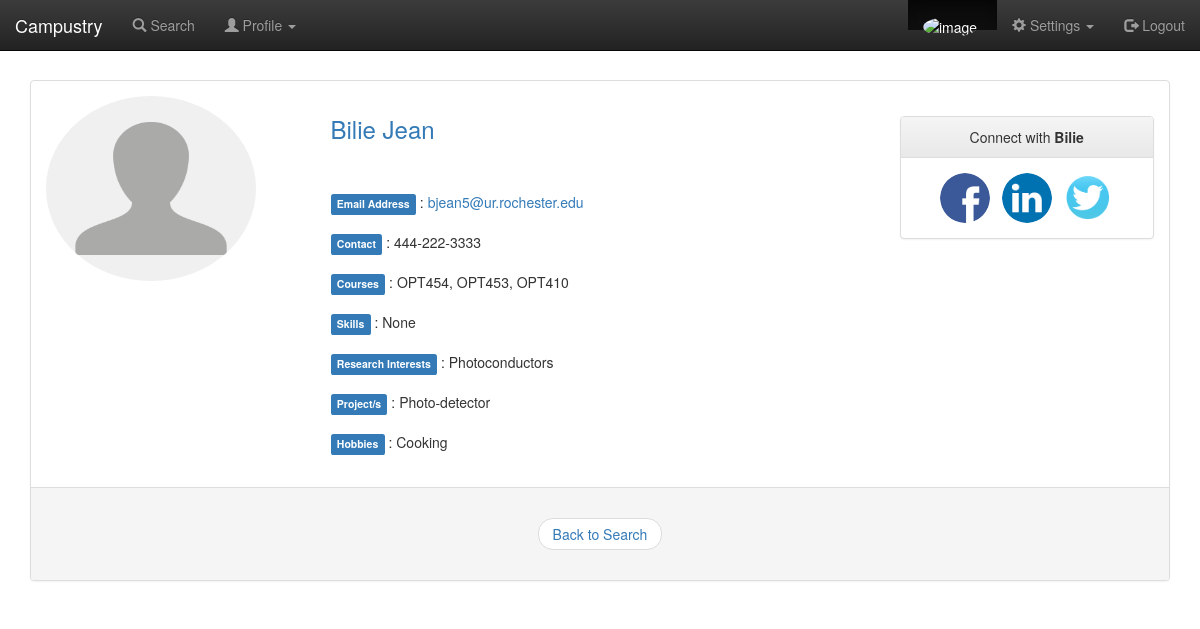
The page /viewProfile.php?userId=4 on the database its author committed.
### tables this page shows
CREATE TABLE UsersProfile
(
	UserID int NOT NULL,
	Dept varchar(100),
	GradLevel varchar(100),
	Image varchar(100),
	Contact varchar(100),
	Course varchar(100),
	Skill varchar(100),
	Project varchar(100),
	Research varchar(100),
	Hobby varchar(100),
	FacebookUrl varchar(100),
	LinkedinUrl varchar(100),
	TwitterUrl varchar(100),
	Active boolean not null default 1,
	FOREIGN KEY (UserID) REFERENCES Users(UserID)
);

CREATE TABLE Users
(
	UserID int NOT NULL AUTO_INCREMENT,
	FirstName varchar(20) NOT NULL,
	LastName varchar(20),
	EMail varchar(255),
	PWD varchar(255),
	PRIMARY KEY (UserID)
);

### viewProfile.php (the view, shortened to what this page needs)
<!DOCTYPE html>
<html lang="en">
<head>
	<link rel="stylesheet" href="https://maxcdn.bootstrapcdn.com/bootstrap/3.2.0/css/bootstrap.min.css">
	<link rel="stylesheet" href="https://maxcdn.bootstrapcdn.com/bootstrap/3.2.0/css/bootstrap-theme.min.css">
	<link rel="stylesheet" href="/css/typeahead.css">
</head>
<body background="images/bg7.jpg">
	<?php
	require 'includes/header.php';
	require 'db_conn.php';
	$userid = $_GET['userId'];
      $sql = "Select u.FirstName, u.LastName, u.EMail, up.Image, up.Contact, up.Course, up.Skill,
      up.Research, up.Project, up.Hobby, up.FacebookUrl, up.LinkedinUrl, up.TwitterUrl
      from Users u, UsersProfile up WHERE u.UserID=$userid and u.UserID=up.UserID";
      $retval = mysql_query( $sql, $conn );
      while($row = mysql_fetch_array($retval, MYSQL_ASSOC))
      {
      	$firstname = $row['FirstName'];
      	$lastname = $row['LastName'];
      	$email = $row['EMail'];
      	$image = $row['Image'];
      	$contact = $row['Contact'];
      	$course = $row['Course'];
      	$skill = $row['Skill'];
      	$research = $row['Research'];
      	$project = $row['Project'];
      	$hobby = $row['Hobby'];
      	$facebookurl = $row['FacebookUrl'];
      	$linkedinurl = $row['LinkedinUrl'];
      	$twitterurl = $row['TwitterUrl'];
      }
      ?>
      <br><br><br><br>
      <div class="container">
      	<div class="panel panel-default">
      		<div class="panel-body">
      			<div class="row">
      				<div class="col-sm-12">
      					<div class="row">
      						<div class="col-sm-3">
      							<img src="<?php echo $image; ?>" class="img-circle" alt="Cinque Terre" width="210" height="185">
      						</div>
      						<div class="col-sm-6"><a href="#"><h3><span id="firstname"><?php echo $firstname; ?></span>&nbsp;<span id="lastname"><?php echo $lastname; ?></span></h3></a><br><br>
      							<span class="label label-primary">Email Address</span> : <span id="email"><a href="mailto:<?php echo $email; ?>"><?php echo $email; ?></a></span><br><br>
      							<span class="label label-primary">Contact</span> : <?php echo $contact; ?><br><br>
      							<span class="label label-primary">Courses</span> : <?php echo $course; ?><br><br>
      							<span class="label label-primary">Skills</span> : <?php echo $skill; ?><br><br>
      							<span class="label label-primary">Research Interests</span> : <?php echo $research; ?><br><br>
      							<span class="label label-primary">Project/s</span> : <?php echo $project; ?><br><br>
      							<span class="label label-primary">Hobbies</span> : <?php echo $hobby; ?><br><br>
      						</div>
      						<div class="col-sm-3"><br>
      							<div class="panel panel-default">
      								<div class="panel-heading" align="center">Connect with <b><?php echo $firstname; ?></b></div>
      								<div class="panel-body" align="center">
      									<a href="<?php echo $facebookurl; ?>"><img src="images/facebook.png" class="img-circle" alt="Cinque Terre" width="50" height="50"></a>&nbsp;&nbsp;
      									<a href="<?php echo $linkedinurl; ?>"><img src="images/linkedin.png" class="img-circle" alt="Cinque Terre" width="50" height="50"></a>&nbsp;&nbsp;
      									<a href="<?php echo $twitterurl; ?>"><img src="images/twitter.png" class="img-circle" alt="Cinque Terre" width="50" height="50"></a>
      								</div>
      							</div>
      						</div>
      					</div>
      				</div>
      			</div>
      		</div>
      		<div class="panel-footer">
      			<ul class="pager">
      				<li ><a href="search.php">Back to Search</a></li>
      			</ul>
      		</div>
      	</div>
      </div>
  </body>
  </html>

### rows shown on the page
usersprofile: Image (placeholder picture), UserID.FirstName "Bilie", UserID.LastName "Jean", UserID.EMail "bjean5@ur.rochester.edu", Contact "444-222-3333", Course "OPT454, OPT453, OPT410", Skill "None", Research "Photoconductors", Project "Photo-detector", Hobby "Cooking"
